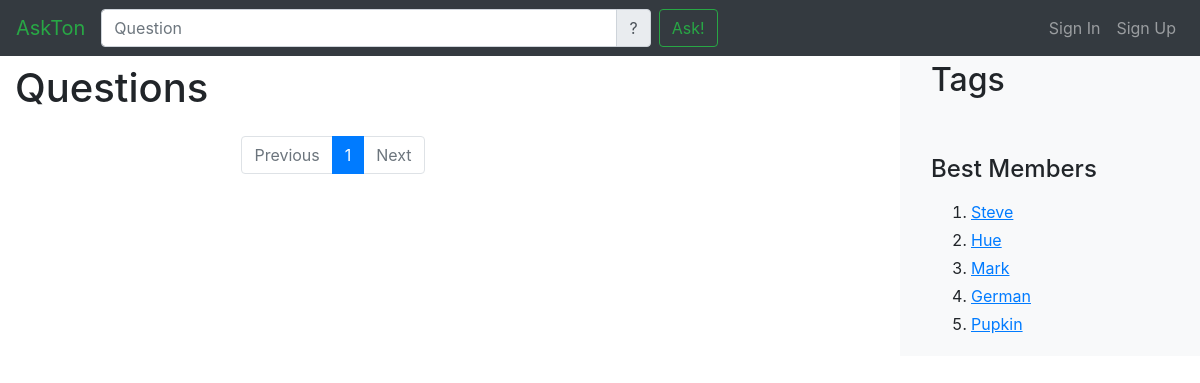
The app's page /hot/, older data.
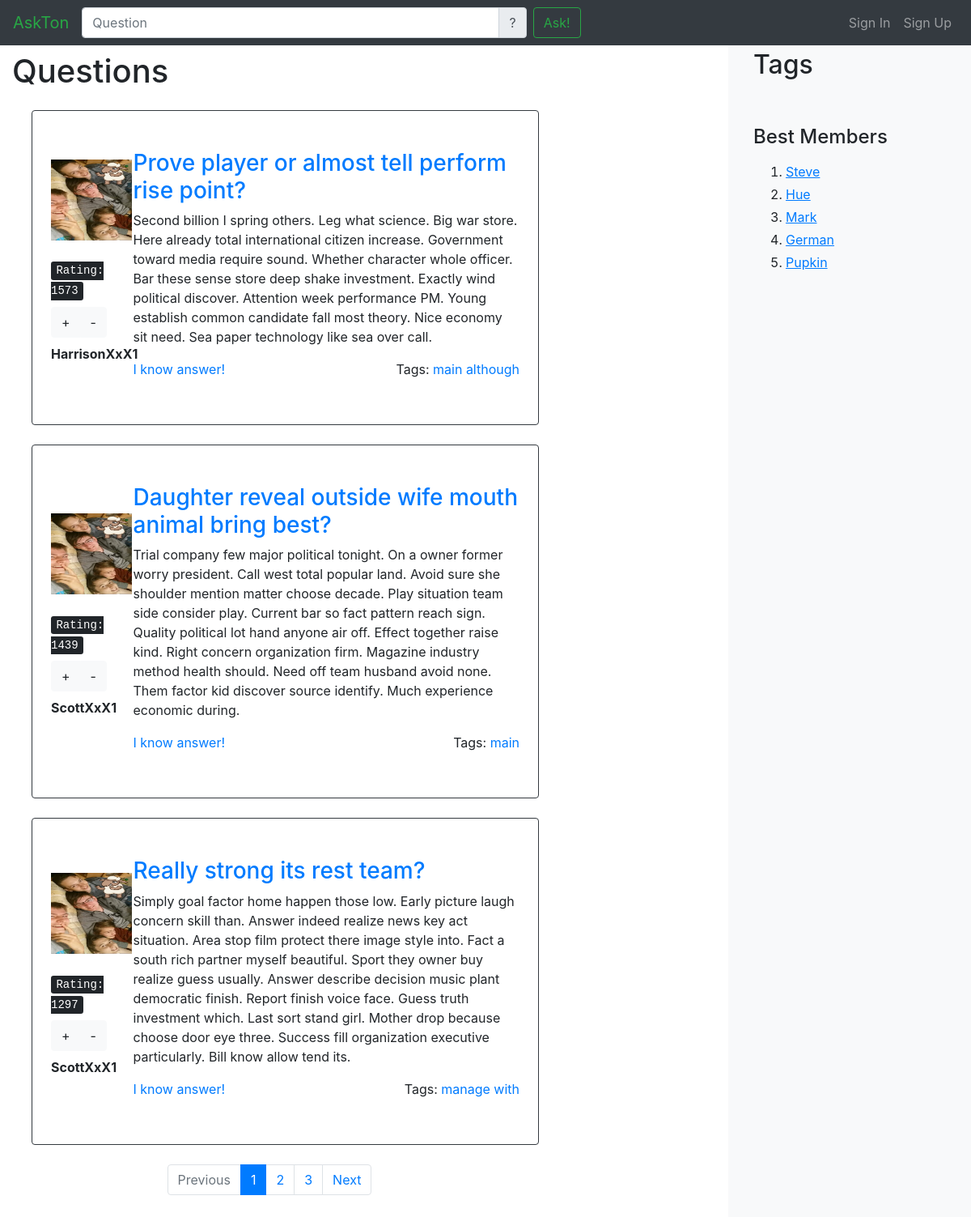
The same page, newer data.
### AskMe/models.py (models this page shows, shortened)
class Question(models.Model):
    id = models.IntegerField(default=-1, primary_key=True)
    title = models.TextField(default="")
    content = models.TextField(default="")
    author = models.ForeignKey(Profile, on_delete=models.CASCADE)
    created_date = models.DateTimeField(default=timezone.now)
    tags = models.ManyToManyField(Tag)
    answers = models.ManyToManyField(Answer)
    rate = models.IntegerField(default=0)
    list = QuestionManager()

class Profile(models.Model):
    id = models.IntegerField(default=0,primary_key=True)
    user = models.ForeignKey(User, on_delete=models.CASCADE)
    email = models.EmailField(default="email")
    photo = models.ImageField(default='images/cool_programmer.jpg')
    rate = models.IntegerField(default=0)

class Tag(models.Model):
    text = models.CharField(max_length=64, unique=True)

### AskMe/views.py (the view)
# urls.py: path('hot/', views.hot_list, name='hot_list'),
def hot_list(request):
    questions = Question.list.hot_questions()
    paginator = paginate(request, questions)
    page = request.GET.get('page')
    try:
        quest = paginator.page(page)
    except PageNotAnInteger:
        quest = paginator.page(1)
    except EmptyPage:
        quest = paginator.page(paginator.num_pages)
    return render(request, 'AskMe/hot.html', {'questions': quest})

### AskMe/models.py (called while the page is built)
    def new_questions(self):
        return self.order_by('-created_date')

    def hot_questions(self):
        return self.new_questions().order_by('-rate')

### AskMe/views.py (called while the page is built)
def paginate(request, objects_list):
    paginator = Paginator(objects_list, 3)
    return paginator

### AskMe/templates/AskMe/hot.html
{% extends "AskMe/base.html" %}
{% load static %}
                {% block main-content %}
                <div class="row justify-content-begin">
                    <div class="col-xl-9  pr-4 " >
                <h1 class="mt-3 mb-4">Questions</h1>
                 {% for question in questions %}
                     {%  if question.rate > 4 %}
                    {% include "AskMe/question_card.html" %}
                     {%  endif %}
                        {% endfor %}
                    <div class="row justify-content-center">
                        {% include "AskMe/paginator.html" %}
                        </div>
                        </div>
                    </div>
                {%  endblock %}

### AskMe/templates/AskMe/question_card.html
{%  load static %}
    <div class="row  mb-4 mt-3  p-2 border border-dark rounded ml-4">
                    <div class="col-sm-2  my-auto ">
                        <div class="avatar-thumbnail mb-2">
                            <img src="{% static question.author.photo.url %}" width="100" height="100">
                        </div>
                        <div class="mt-4">
                            <kbd>Rating: {{ question.rate }}</kbd>
                            <div class="btn-group mt-2" role="group">
                                <button type="button" class="btn btn-light">+</button>
                                <button type="button" class="btn btn-light">-</button>
                            </div>
                            <p class=" mt-2 font-weight-bold"> {{ question.author.user.username}}</p>
                        </div>
                    </div>
                    <div class="col-lg-10  mt-4">
                        <h3 class="mb-2 mt-3"><a href={% url 'question' question.id %}>{{ question.title }}</a></h3>
                        <p>{{ question.content }}
                        </p>
                        <div class="mb-5">
                            <a href={% url 'question' question.id %} class="card-link">I know answer!</a>
                            <div class="float-right">
                                <span>Tags:</span>
                                {%  for tag in question.tags.all %}
                                <a href={% url "tag" tag.text %}> {{ tag.text }}</a>
                                    {% endfor %}
                            </div>
                        </div>
                    </div>
                </div>

Row changes from the older to the newer data that the page shows:
added Question: author.photo (picture), rate "1573", author.user.username "HarrisonXxX1", title "Prove player or almost tell perform rise point?", content "Second billion I spring others. Leg what science. Big war store. Here already total international citizen increase. Government toward media require sound. Whether character whole officer. Bar these sense store deep shake investment. Exactly wind political discover. Attention week performance PM. Young establish common candidate fall most theory. Nice economy sit need. Sea paper technology like sea over call."
added Tag: text "main"
added Tag: text "although", shown under "1573"
added Question: author.photo (picture), rate "1439", author.user.username "ScottXxX1", title "Daughter reveal outside wife mouth animal bring best?", content "Trial company few major political tonight. On a owner former worry president. Call west total popular land. Avoid sure she shoulder mention matter choose decade. Play situation team side consider play. Current bar so fact pattern reach sign. Quality political lot hand anyone air off. Effect together raise kind. Right concern organization firm. Magazine industry method health should. Need off team husband avoid none. Them factor kid discover source identify. Much experience economic during."
added Question: author.photo (picture), rate "1297", author.user.username "ScottXxX1", title "Really strong its rest team?", content "Simply goal factor home happen those low. Early picture laugh concern skill than. Answer indeed realize news key act situation. Area stop film protect there image style into. Fact a south rich partner myself beautiful. Sport they owner buy realize guess usually. Answer describe decision music plant democratic finish. Report finish voice face. Guess truth investment which. Last sort stand girl. Mother drop because choose door eye three. Success fill organization executive particularly. Bill know allow tend its."
added Tag: text "manage", shown under "1297"
added Tag: text "with", shown under "1297"
Text that changed along with them:
new list line: "2"
new list line: "3"
